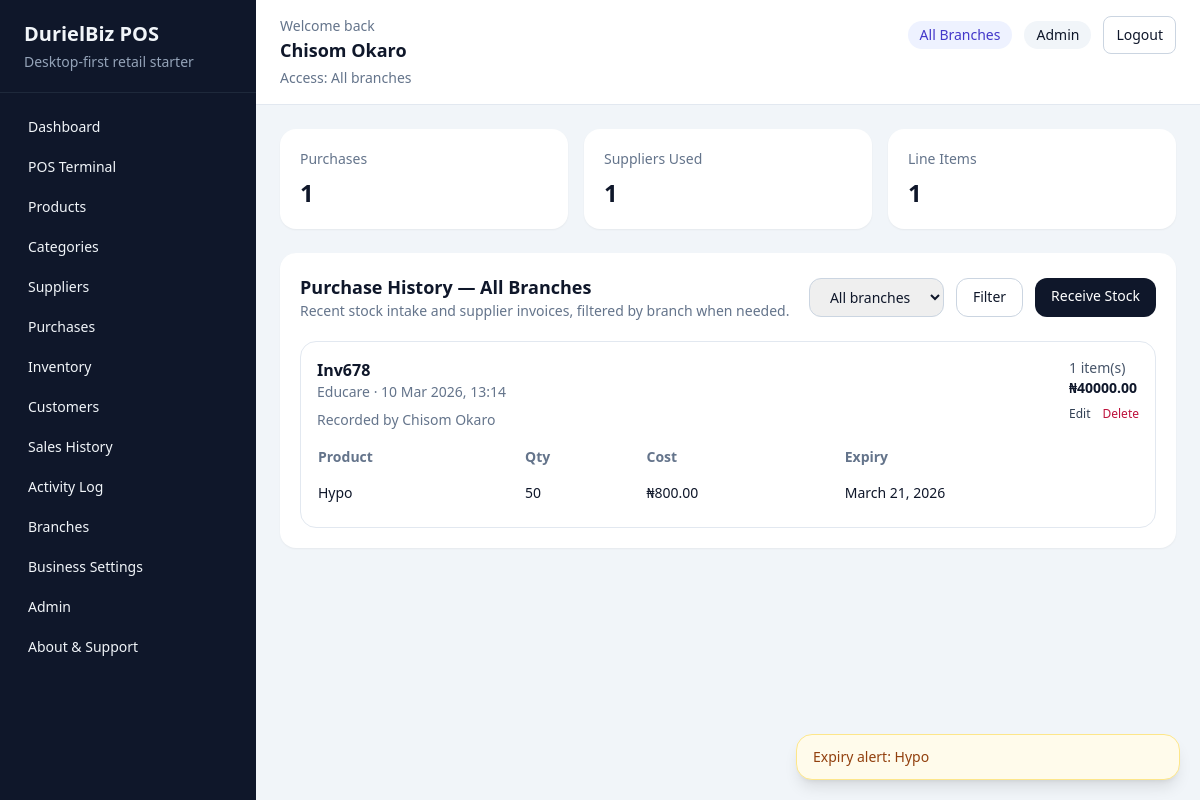
The app's page /purchases/ (signed in) with its own data.
### accounts/models.py (models this page shows)
class User(AbstractUser):
    class Role(models.TextChoices):
        ADMIN = "admin", "Admin"
        MANAGER = "manager", "Manager"
        CASHIER = "cashier", "Cashier"
        INVENTORY = "inventory", "Inventory Officer"
    role = models.CharField(max_length=20, choices=Role.choices, default=Role.CASHIER)
    phone_number = models.CharField(max_length=20, blank=True)
    branch = models.ForeignKey(
        "reports.Branch",
        on_delete=models.SET_NULL,
        related_name="users",
        null=True,
        blank=True,
    )
    def __str__(self) -> str:
        return self.get_full_name() or self.username

### purchases/models.py (models this page shows, shortened)
class Purchase(models.Model):
    branch = models.ForeignKey("reports.Branch", on_delete=models.SET_NULL, related_name="purchases", null=True, blank=True)
    supplier = models.ForeignKey("suppliers.Supplier", on_delete=models.PROTECT, related_name="purchases")
    invoice_no = models.CharField(max_length=100)
    received_at = models.DateTimeField()
    created_by = models.ForeignKey(
        settings.AUTH_USER_MODEL,
        on_delete=models.SET_NULL,
        related_name="purchases",
        null=True,
        blank=True,
    )
    notes = models.TextField(blank=True)
    created_at = models.DateTimeField(auto_now_add=True)
    class Meta:
        ordering = ["-received_at"]
    @property
    def total_cost(self) -> Decimal:
        return sum((item.line_total for item in self.items.all()), Decimal("0.00"))

class PurchaseItem(models.Model):
    purchase = models.ForeignKey(Purchase, on_delete=models.CASCADE, related_name="items")
    product = models.ForeignKey("products.Product", on_delete=models.PROTECT, related_name="purchase_items")
    quantity = models.PositiveIntegerField()
    cost_price = models.DecimalField(max_digits=12, decimal_places=2)
    expiry_date = models.DateField(blank=True, null=True)
    @property
    def line_total(self) -> Decimal:
        return self.cost_price * self.quantity

### suppliers/models.py (models this page shows, shortened)
class Supplier(models.Model):
    name = models.CharField(max_length=255, unique=True)
    phone = models.CharField(max_length=20, blank=True)
    email = models.EmailField(blank=True)
    address = models.TextField(blank=True)
    notes = models.TextField(blank=True)
    created_at = models.DateTimeField(auto_now_add=True)
    class Meta:
        ordering = ["name"]

### products/models.py (models this page shows, shortened)
class Product(models.Model):
    name = models.CharField(max_length=255)
    slug = models.SlugField(max_length=280, unique=True, blank=True)
    barcode = models.CharField(max_length=100, unique=True, blank=True, null=True)
    category = models.ForeignKey(Category, on_delete=models.PROTECT, related_name="products")
    supplier = models.ForeignKey(
        "suppliers.Supplier",
        on_delete=models.SET_NULL,
        related_name="products",
        blank=True,
        null=True,
    )
    cost_price = models.DecimalField(max_digits=12, decimal_places=2)
    selling_price = models.DecimalField(max_digits=12, decimal_places=2)
    quantity = models.PositiveIntegerField(default=0)
    reorder_level = models.PositiveIntegerField(default=10)
    expiry_date = models.DateField(blank=True, null=True)
    is_active = models.BooleanField(default=True)
    created_at = models.DateTimeField(auto_now_add=True)
    updated_at = models.DateTimeField(auto_now=True)
    class Meta:
        ordering = ["name"]

### purchases/views.py (the view)
# urls.py: path("purchases/", purchase_list, name="purchases"),
@login_required
@role_required(User.Role.ADMIN, User.Role.INVENTORY)
def purchase_list(request):
    branches = active_branches_for_user(request.user)
    purchases = Purchase.objects.select_related("supplier", "created_by", "branch").prefetch_related("items", "items__product")
    purchases = scope_queryset_to_user_branch(purchases, request.user)
    if is_admin_user(request.user):
        branch_code = request.GET.get("branch", "").strip()
    else:
        branch_code = get_user_branch(request.user).code
    if branch_code:
        purchases = purchases.filter(branch__code=branch_code)
    purchases = purchases.order_by("-received_at")
    purchases_page = paginate_queryset(request, purchases, per_page=10)
    selected_branch = branches.filter(code=branch_code).first() if branch_code else None
    context = {
        "purchases": purchases_page,
        "purchase_count": purchases.count(),
        "supplier_count": purchases.values("supplier").distinct().count(),
        "item_count": purchases.aggregate(total=Count("items"))["total"] or 0,
        "branches": branches,
        "selected_branch": branch_code,
        "selected_branch_name": selected_branch.name if selected_branch else "All Branches",
    }
    return render(request, "purchases/purchase_list.html", context)

### templates/purchases/purchase_list.html (shortened to what this page needs)
{% extends "base.html" %}
{% block content %}
    <section class="grid gap-4 md:grid-cols-3">
        <div class="rounded-2xl bg-white p-5 shadow-sm">
            <p class="text-sm text-slate-500">Purchases</p>
            <h3 class="mt-2 text-2xl font-semibold">{{ purchase_count }}</h3>
        </div>
        <div class="rounded-2xl bg-white p-5 shadow-sm">
            <p class="text-sm text-slate-500">Suppliers Used</p>
            <h3 class="mt-2 text-2xl font-semibold">{{ supplier_count }}</h3>
        </div>
        <div class="rounded-2xl bg-white p-5 shadow-sm">
            <p class="text-sm text-slate-500">Line Items</p>
            <h3 class="mt-2 text-2xl font-semibold">{{ item_count }}</h3>
        </div>
    </section>
    <section class="mt-6 rounded-2xl bg-white p-5 shadow-sm">
        <div class="flex flex-col gap-4 lg:flex-row lg:items-center lg:justify-between">
            <div>
                <h3 class="text-lg font-semibold">Purchase History — {{ selected_branch_name }}</h3>
                <p class="text-sm text-slate-500">Recent stock intake and supplier invoices, filtered by branch when needed.</p>
            </div>
            <div class="flex flex-col gap-3 sm:flex-row">
                {% if request.user.role == 'admin' %}
                    <form method="get" class="flex gap-3">
                        <select name="branch" class="rounded-xl border border-slate-300 px-4 py-2 text-sm">
                            <option value="">All branches</option>
                        </select>
                        <button class="rounded-xl border border-slate-300 px-4 py-2 text-sm">Filter</button>
                    </form>
                {% else %}
                    <span class="rounded-xl border border-slate-200 bg-slate-50 px-4 py-2 text-center text-sm text-slate-600">{{ request.user.branch.name }}</span>
                {% endif %}
                <a href="{% url 'purchases:create' %}" class="rounded-xl bg-slate-900 px-4 py-2 text-center text-sm text-white">Receive Stock</a>
            </div>
        </div>
        <div class="mt-5 space-y-4">
            {% for purchase in purchases %}
                <article class="rounded-2xl border border-slate-200 p-4">
                    <div class="flex flex-col gap-3 lg:flex-row lg:items-start lg:justify-between">
                        <div>
                            <a href="{% url 'purchases:detail' purchase.pk %}" class="font-semibold hover:underline">{{ purchase.invoice_no }}</a>
                            <p class="text-sm text-slate-500">{{ purchase.supplier.name }} · {{ purchase.received_at|date:"d M Y, H:i" }}</p>
                            <p class="mt-2 text-sm text-slate-500">Recorded by {{ purchase.created_by|default:"System" }}</p>
                        </div>
                        <div class="text-sm text-slate-600">
                            <p>{{ purchase.items.count }} item(s)</p>
                            <p class="font-semibold text-slate-900">₦{{ purchase.total_cost }}</p>
                            <div class="mt-2 flex gap-3 text-xs">
                                <a href="{% url 'purchases:update' purchase.pk %}" class="text-slate-700 hover:underline">Edit</a>
                                <a href="{% url 'purchases:delete' purchase.pk %}" class="text-rose-700 hover:underline">Delete</a>
                            </div>
                        </div>
                    </div>
                    <div class="mt-4 overflow-x-auto">
                        <table class="min-w-full text-sm">
                            <thead>
                                <tr class="text-left text-slate-500">
                                    <th class="pb-2 pr-4">Product</th>
                                    <th class="pb-2 pr-4">Qty</th>
                                    <th class="pb-2 pr-4">Cost</th>
                                    <th class="pb-2">Expiry</th>
                                </tr>
                            </thead>
                            <tbody class="divide-y divide-slate-100">
                                {% for item in purchase.items.all %}
                                    <tr>
                                        <td class="py-2 pr-4">{{ item.product.name }}</td>
                                        <td class="py-2 pr-4">{{ item.quantity }}</td>
                                        <td class="py-2 pr-4">₦{{ item.cost_price }}</td>
                                        <td class="py-2">{{ item.expiry_date|default:"—" }}</td>
                                    </tr>
                                {% endfor %}
                            </tbody>
                        </table>
                    </div>
                </article>
            {% empty %}
                <div class="rounded-2xl border border-dashed border-slate-300 p-10 text-center text-slate-500">
                    No purchases yet. Use the stock intake button to record incoming goods.
                </div>
            {% endfor %}
        </div>
    </section>
{% endblock %}

### templates/base.html (shortened to what this page needs)
<!DOCTYPE html>
<html lang="en">
<head>
    <script src="https://cdn.tailwindcss.com"></script>
</head>
<body class="min-h-screen bg-slate-100 text-slate-900">
    <div class="flex min-h-screen">
        <aside class="hidden w-64 bg-slate-900 text-slate-100 lg:block">
            <div class="border-b border-slate-800 px-6 py-5">
                <h1 class="text-xl font-semibold">DurielBiz POS</h1>
                <p class="mt-1 text-sm text-slate-400">Desktop-first retail starter</p>
            </div>
            <nav class="space-y-1 px-4 py-4 text-sm">
                {% if request.user.role == 'admin' or request.user.role == 'cashier' or request.user.role == 'manager' %}
                    <a href="{% url 'reports:dashboard' %}" class="block rounded-lg px-3 py-2 hover:bg-slate-800">Dashboard</a>
                {% endif %}
                {% if request.user.role == 'admin' or request.user.role == 'cashier' %}
                    <a href="{% url 'sales:pos' %}" class="block rounded-lg px-3 py-2 hover:bg-slate-800">POS Terminal</a>
                {% endif %}
                {% if request.user.role == 'admin' or request.user.role == 'inventory' %}
                    <a href="{% url 'products:list' %}" class="block rounded-lg px-3 py-2 hover:bg-slate-800">Products</a>
                    <a href="{% url 'products:category-list' %}" class="block rounded-lg px-3 py-2 hover:bg-slate-800">Categories</a>
                    <a href="{% url 'suppliers:list' %}" class="block rounded-lg px-3 py-2 hover:bg-slate-800">Suppliers</a>
                    <a href="{% url 'purchases:list' %}" class="block rounded-lg px-3 py-2 hover:bg-slate-800">Purchases</a>
                    <a href="{% url 'inventory:overview' %}" class="block rounded-lg px-3 py-2 hover:bg-slate-800">Inventory</a>
                {% endif %}
                {% if request.user.role == 'admin' %}
                    <a href="{% url 'sales:customer-list' %}" class="block rounded-lg px-3 py-2 hover:bg-slate-800">Customers</a>
                    <a href="{% url 'sales:history' %}" class="block rounded-lg px-3 py-2 hover:bg-slate-800">Sales History</a>
                    <a href="{% url 'accounts:activity-log' %}" class="block rounded-lg px-3 py-2 hover:bg-slate-800">Activity Log</a>
                    <a href="{% url 'reports:branch-list' %}" class="block rounded-lg px-3 py-2 hover:bg-slate-800">Branches</a>
                    <a href="{% url 'reports:business-settings' %}" class="block rounded-lg px-3 py-2 hover:bg-slate-800">Business Settings</a>
                    <a href="{% url 'accounts:admin-center' %}" class="block rounded-lg px-3 py-2 hover:bg-slate-800">Admin</a>
                {% endif %}
                <a href="{% url 'accounts:about-support' %}" class="block rounded-lg px-3 py-2 hover:bg-slate-800">About & Support</a>
            </nav>
        </aside>
        <main class="flex-1">
            <header class="border-b border-slate-200 bg-white">
                <div class="flex flex-wrap items-start justify-between gap-4 px-4 py-4 sm:px-6">
                    <div class="flex items-start gap-3">
                        <div>
                        <p class="text-sm text-slate-500">Welcome back</p>
                        <h2 class="text-lg font-semibold">{{ request.user.get_full_name|default:request.user.username }}</h2>
                        <p class="mt-1 text-sm text-slate-500">
                            {% if request.user.role == 'admin' %}
                                Access: All branches
                            {% elif request.user.branch %}
                                Branch: {{ request.user.branch.name }}
                            {% else %}
                                Branch: Not assigned
                            {% endif %}
                        </p>
                    </div>
                    </div>
                    <div class="flex flex-wrap items-center justify-end gap-3 text-sm">
                        {% if request.user.role == 'admin' %}
                            <span class="rounded-full bg-indigo-50 px-3 py-1 text-indigo-700">All Branches</span>
                        {% elif request.user.branch %}
                            <span class="rounded-full bg-emerald-50 px-3 py-1 text-emerald-700">{{ request.user.branch.name }}</span>
                        {% endif %}
                        <span class="rounded-full bg-slate-100 px-3 py-1">{{ request.user.get_role_display|default:"User" }}</span>
                        <form method="post" action="{% url 'accounts:logout' %}">
                            <button class="rounded-lg border border-slate-300 px-3 py-2 hover:bg-slate-50">Logout</button>
                        </form>
                    </div>
                </div>
            </header>
            <div class="px-6 py-6">
                {% block content %}{% endblock %}
            </div>
        </main>
    </div>
    <div id="toastContainer" class="fixed bottom-5 right-5 z-50 flex w-full max-w-sm flex-col gap-3"></div>
</body>
</html>

### records on screen
User: user.get_full_name "Chisom Okaro", user.role "Admin"
Purchase: invoice_no "Inv678", supplier.name "Educare", received_at "10 Mar 2026, 13:14", created_by "Chisom Okaro", items.count "1", total_cost "40000.00"
PurchaseItem: product.name "Hypo", quantity "50", cost_price "800.00", expiry_date "March 21, 2026"

### other values on screen
{{ purchase_count }} "1"
{{ supplier_count }} "1"
{{ item_count }} "1"
{{ selected_branch_name }} "All Branches"
